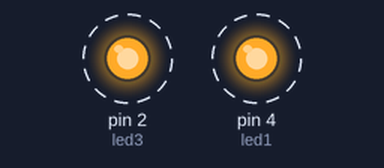
Bench run of a sketch on a simulated Arduino Uno, built with avr-gcc and run on an emulated ATmega328P. Parts: output pins drawn as LEDs (lit = HIGH). Dashed ring = blinking. Pins used as bus, display or sensor lines are not drawn.

Above: at 0.2 s.
Timing chart, 0 to 3.0 s (numbered marks = the images above):
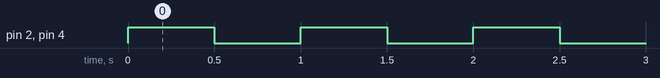

The sketch:

demo_02_blink.ino
```cpp
/***
   Blikani LEDkami pomoci ESP8266
   Sprava dalsich desek: http://arduino.esp8266.com/stable/package_esp8266com_index.json
   Deska: WeMOS D1 & D1 mini

   Zapojeni GPIO pinu:
       5 - Dallas DS18B20
       4 - LED1
       0 - LED2
       2 - LED3
*/

const int led1 = 4;
const int led2 = 0;
const int led3 = 2;


void setup() {
  Serial.begin(115200);
  while (!Serial) {
    ;  // vyckej na inicializaci
  }

  pinMode(led1, OUTPUT);
  pinMode(led2, OUTPUT);
  pinMode(led3, OUTPUT);

  digitalWrite(led1, LOW);
  digitalWrite(led2, LOW);
  digitalWrite(led3, LOW);
}

void loop() {
  digitalWrite(led1, HIGH);
  digitalWrite(led2, HIGH);
  digitalWrite(led3, HIGH);
  delay(500);

  digitalWrite(led1, LOW);
  digitalWrite(led2, LOW);
  digitalWrite(led3, LOW);
  delay(500);
}
```

Measured:
- by itself, pin 2 (led3), pin 4 (led1): alternates HIGH for 0.50 s and LOW for 0.50 s
